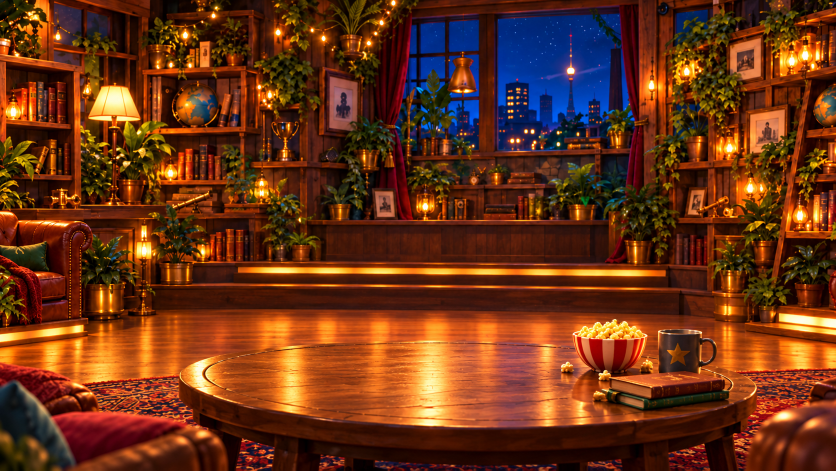
#> input picture static/stormseeds-perfect-clubroom-table-v2.png, 1672 x 941 px (shown at 1/2 size)
$ python render_perfect_group_preview.py ../static/stormseeds-perfect-clubroom-table-v2.png
#> lines starting #> are read from the running program, lines starting #| are printed output that depends on the picture
"""Render a reproducible four-player preview from the current Perfect assets."""

from __future__ import annotations

from pathlib import Path
import sys
from textwrap import wrap

from PIL import Image, ImageDraw, ImageFilter, ImageFont


ROOT = Path(__file__).resolve().parents[1]
OUTPUT = ROOT / "offline-preview/perfect-next-question-v1/perfect-group-4-avatars.png"
PROPOSAL_OUTPUT = ROOT / "offline-preview/perfect-next-question-v1/perfect-group-4-avatars-proposal-v2.png"
WIDTH, HEIGHT, TOPBAR = 1920, 1080, 72


def font(size: int, bold: bool = False, serif: bool = False) -> ImageFont.FreeTypeFont:
    family = "dejavu/DejaVuSerif-Bold.ttf" if serif else (
        "dejavu/DejaVuSans-Bold.ttf" if bold else "dejavu/DejaVuSans.ttf"
    )
    return ImageFont.truetype(f"/usr/share/fonts/truetype/{family}", size)


def cover(image: Image.Image, size: tuple[int, int]) -> Image.Image:
    scale = max(size[0] / image.width, size[1] / image.height)
    resized = image.resize(
        (round(image.width * scale), round(image.height * scale)),
        Image.Resampling.LANCZOS,
    )
    left = (resized.width - size[0]) // 2
    top = (resized.height - size[1]) // 2
    return resized.crop((left, top, left + size[0], top + size[1]))


# [6 lines left out: function contain, not called in this run]


def centered(draw: ImageDraw.ImageDraw, box: tuple[int, int, int, int], text: str, used_font, fill):
    left, top, right, bottom = box
    bounds = draw.textbbox((0, 0), text, font=used_font)
    x = left + (right - left - (bounds[2] - bounds[0])) / 2
    y = top + (bottom - top - (bounds[3] - bounds[1])) / 2 - bounds[1]
    draw.text((x, y), text, font=used_font, fill=fill)


def rounded_gradient(size, top, bottom, radius):
    image = Image.new("RGBA", size)
    pixels = image.load()
    for y in range(size[1]):
        ratio = y / max(1, size[1] - 1)
        color = tuple(round(top[i] * (1 - ratio) + bottom[i] * ratio) for i in range(4))
        for x in range(size[0]):
            pixels[x, y] = color
    mask = Image.new("L", size)
    ImageDraw.Draw(mask).rounded_rectangle((0, 0, size[0] - 1, size[1] - 1), radius=radius, fill=255)
    image.putalpha(mask)
    return image


def draw_player(canvas, x, y, name, score, avatar_asset, plaque_asset, status, host=False, you=False):
    width, height = 290, 270
    glow = Image.new("RGBA", (width, 70))
    glow_draw = ImageDraw.Draw(glow)
    glow_draw.ellipse((20, 16, width - 20, 58), fill=(255, 181, 67, 92))
    glow = glow.filter(ImageFilter.GaussianBlur(10))
    canvas.alpha_composite(glow, (x, y + height - 62))

    avatar = Image.open(ROOT / "static/avatars" / avatar_asset).convert("RGBA")
    avatar = contain(avatar, (220, 212))
    shadow = Image.new("RGBA", avatar.size)
    shadow.putalpha(avatar.getchannel("A").filter(ImageFilter.GaussianBlur(5)))
    canvas.alpha_composite(shadow, (x + 35 + 4, y + 4))
    canvas.alpha_composite(avatar, (x + 35, y))

    plaque = Image.open(ROOT / "static/plaques" / plaque_asset).convert("RGBA")
    plaque = plaque.resize((width, 78), Image.Resampling.LANCZOS)
    plaque_shadow = Image.new("RGBA", plaque.size, (20, 4, 2, 0))
    plaque_shadow.putalpha(plaque.getchannel("A").filter(ImageFilter.GaussianBlur(5)))
    canvas.alpha_composite(plaque_shadow, (x, y + height - 72))
    canvas.alpha_composite(plaque, (x, y + height - 78))
    draw = ImageDraw.Draw(canvas)
    if you:
        draw.rounded_rectangle((x + 3, y + height - 75, x + width - 3, y + height - 3), 18, outline=(255, 219, 100), width=3)
    centered(draw, (x + 30, y + height - 69, x + width - 30, y + height - 40), name, font(20, True, True), (255, 247, 220))
    centered(draw, (x + 30, y + height - 42, x + width - 30, y + height - 16), f"{score} Punkte", font(14, True), (255, 216, 115))

    pill_text = "HOST" if host else status.upper()
    pill_font = font(10, True)
    bounds = draw.textbbox((0, 0), pill_text, font=pill_font)
    pill_width = max(72, bounds[2] - bounds[0] + 22)
    pill_box = (x + width - pill_width - 14, y + height - 105, x + width - 14, y + height - 72)
    fill = (83, 38, 18, 246) if host else (27, 18, 15, 241)
    outline = (216, 163, 64) if host else (142, 117, 90)
    draw.rounded_rectangle(pill_box, 17, fill=fill, outline=outline, width=2)
    centered(draw, pill_box, pill_text, pill_font, (255, 240, 187) if host else (238, 226, 207))


def main() -> None:
    proposal = "--proposal" in sys.argv
    canvas = Image.new("RGBA", (WIDTH, HEIGHT), (24, 11, 9, 255))
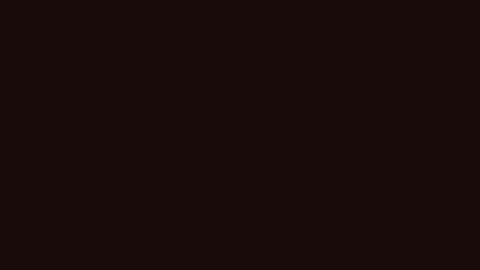
#> canvas: PIL image 1920x1080 RGBA (shown at 1/4 size); mean R, G, B, A 24, 11, 9, 255
    background = Image.open(ROOT / "static/stormseeds-perfect-clubroom-table-v2.png").convert("RGBA")
    canvas.alpha_composite(cover(background, (WIDTH, HEIGHT - TOPBAR)), (0, TOPBAR))
#> in cover, `return resized.crop((left, top, left + size[0], top + size[1]))`:
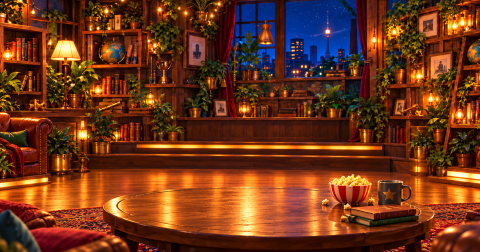
#> returned value: PIL image 1920x1008 RGBA (shown at 1/4 size); mean R, G, B, A 109.4, 53, 23.6, 255
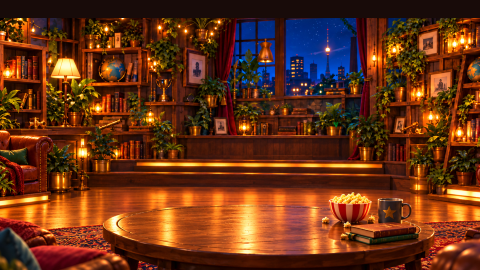
#> canvas: PIL image 1920x1080 RGBA (shown at 1/4 size); mean R, G, B, A 103.7, 50.2, 22.7, 255
    shade = Image.new("RGBA", (WIDTH, HEIGHT - TOPBAR))
#> shade: PIL image 1920x1008 RGBA; every value is 0
    shade_draw = ImageDraw.Draw(shade)
    for y in range(HEIGHT - TOPBAR):
        alpha = round(12 + 38 * y / (HEIGHT - TOPBAR))
        shade_draw.line((0, y, WIDTH, y), fill=(29, 9, 4, alpha))
    canvas.alpha_composite(shade, (0, TOPBAR))
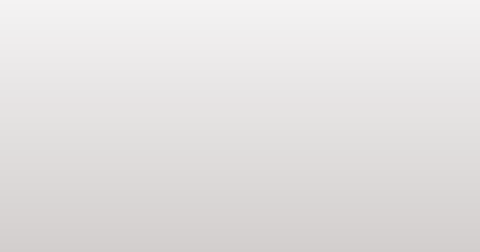
#> shade: PIL image 1920x1008 RGBA (shown at 1/4 size); mean R, G, B, A 29, 9, 4, 31; transparent parts drawn white

    topbar = rounded_gradient((WIDTH, TOPBAR), (56, 27, 21, 255), (33, 16, 13, 255), 0)
#> in rounded_gradient, `image.putalpha(mask)`:
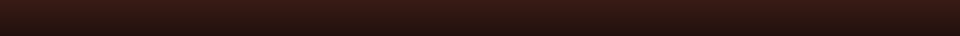
#> image: PIL image 1920x72 RGBA (shown at 1/4 size); mean R, G, B, A 44.5, 21.5, 17, 255
    canvas.alpha_composite(topbar, (0, 0))
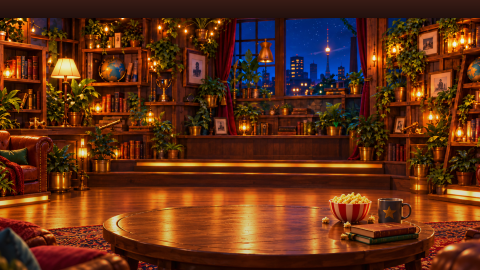
#> canvas: PIL image 1920x1080 RGBA (shown at 1/4 size); mean R, G, B, A 95, 45.7, 21, 255
    draw = ImageDraw.Draw(canvas)
    draw.line((0, TOPBAR - 2, WIDTH, TOPBAR - 2), fill=(185, 108, 41), width=2)
    draw.text((42, 27), "← Lobbys", font=font(13, True), fill=(248, 216, 141))
    centered(draw, (760, 4, 1160, 66), "Stormseed´s  Perfect", font(31, True, True), (255, 211, 63))

    # Current host controls, including the newly requested action.
    controls = [((1342, 12, 1437, 43), "Ⅱ  Pause"), ((1445, 12, 1583, 43), "»  Nächste Frage")]
    for box, label in controls:
        draw.rounded_rectangle(box, 16, fill=(67, 31, 22, 242), outline=(223, 180, 106), width=1)
        centered(draw, box, label, font(11, True), (255, 243, 207))
    draw.text((1610, 11), "Jans Runde · Runde 4", font=font(11), fill=(207, 174, 140))
    draw.text((1691, 33), "Ziel: 1.500 Punkte", font=font(13, True), fill=(255, 218, 115))

    player_positions = (
        ((78, 130), (1552, 130), (190, 742), (1440, 742))
        if proposal else
        ((48, 132), (1582, 132), (77, 455), (1553, 455))
    )
    player_data = [
        ("Jan", "300", "stage/a01-kea.webp", "p01.webp", "Denkt nach", True, True),
        ("Mira", "500", "stage/a06-oktopus.webp", "p06.webp", "Denkt nach", False, False),
        ("Tom", "200", "stage/a14-somnus-cutout-v2.png", "p09.webp", "Denkt nach", False, False),
        ("Lea", "400", "stage/a17-luno-cutout-v2.png", "p12.webp", "Denkt nach", False, False),
    ]
    players = [(*position, *data) for position, data in zip(player_positions, player_data)]
    for player in players:
        draw_player(canvas, *player)
#> in draw_player, `glow = glow.filter(ImageFilter.GaussianBlur(10))`:
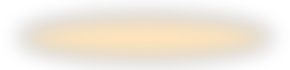
#> glow: PIL image 290x70 RGBA; mean R, G, B, A 105.9, 75.1, 27.8, 38.2; transparent parts drawn white

    card_x, card_y, card_w, card_h = 530, 119, 860, 592
    shadow = Image.new("RGBA", (card_w + 70, card_h + 70))
    ImageDraw.Draw(shadow).rounded_rectangle((35, 30, card_w + 35, card_h + 30), 30, fill=(10, 2, 1, 190))
    shadow = shadow.filter(ImageFilter.GaussianBlur(22))
    canvas.alpha_composite(shadow, (card_x - 35, card_y - 20))
    draw = ImageDraw.Draw(canvas)
    draw.rounded_rectangle((card_x - 9, card_y - 9, card_x + card_w + 9, card_y + card_h + 9), 31, fill=(50, 19, 8), outline=(224, 174, 89), width=3)
    draw.rounded_rectangle((card_x, card_y, card_x + card_w, card_y + card_h), 23, fill=(247, 229, 181), outline=(169, 103, 41), width=8)
    draw.rounded_rectangle((card_x + 35, card_y + 30, card_x + 165, card_y + 62), 16, fill=(148, 39, 24))
    centered(draw, (card_x + 35, card_y + 30, card_x + 165, card_y + 62), "KURIOSITÄT", font(11, True), (255, 241, 186))
    draw.rounded_rectangle((card_x + card_w - 112, card_y + 29, card_x + card_w - 35, card_y + 65), 18, fill=(255, 243, 202), outline=(179, 104, 37), width=2)
    centered(draw, (card_x + card_w - 112, card_y + 29, card_x + card_w - 35, card_y + 65), "2:41", font(16, True), (122, 36, 21))

    question = "Wie maßregeln manche Oktopusse ihre Fischpartner bei einer gemeinsamen Jagd?"
    lines = wrap(question, width=43)
    y = card_y + 98
    for line in lines:
        centered(draw, (card_x + 50, y, card_x + card_w - 50, y + 48), line, font(35, True, True), (56, 25, 15))
        y += 46
    instruction = "Erfinde eine kurze, glaubwürdige Auflösung. Die echte Antwort wird später unauffällig untergemischt."
    centered(draw, (card_x + 80, y + 10, card_x + card_w - 80, y + 45), instruction, font(14), (105, 67, 49))
    draw.text((card_x + 94, y + 76), "DEINE ANTWORT", font=font(11, True), fill=(118, 68, 42))
    input_box = (card_x + 92, y + 100, card_x + card_w - 92, y + 238)
    draw.rounded_rectangle(input_box, 12, fill=(255, 248, 223), outline=(184, 121, 57), width=2)
    draw.text((input_box[0] + 16, input_box[1] + 15), "Klingt das glaubwürdig genug?", font=font(16), fill=(153, 125, 100))
    draw.text((input_box[0], input_box[3] + 18), "0 / 220", font=font(12), fill=(118, 82, 59))
    button = (card_x + card_w - 300, input_box[3] + 8, card_x + card_w - 92, input_box[3] + 53)
    draw.rounded_rectangle(button, 11, fill=(123, 43, 26), outline=(247, 189, 77), width=2)
    centered(draw, button, "Antwort abgeben", font(14, True), (255, 240, 193))

    output = PROPOSAL_OUTPUT if proposal else OUTPUT
    output.parent.mkdir(parents=True, exist_ok=True)
    canvas.convert("RGB").save(output, quality=94)
    print(output)


if __name__ == "__main__":
#> (the run stopped early here; a loop or call above may not have finished)

$ run again, with static/blackjack-room-wide-v1.png copied over static/stormseeds-perfect-clubroom-table-v2.png
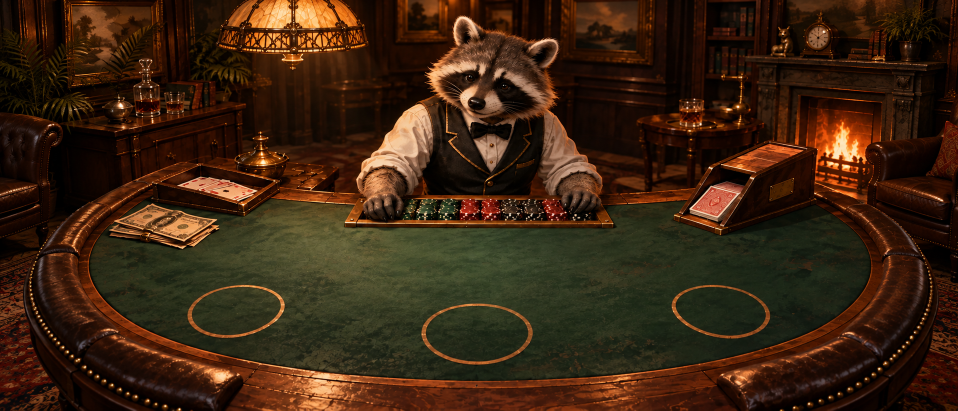
#> input picture static/blackjack-room-wide-v1.png, 1916 x 821 px (shown at 1/2 size)
#> in cover, `return resized.crop((left, top, left + size[0], top + size[1]))`:
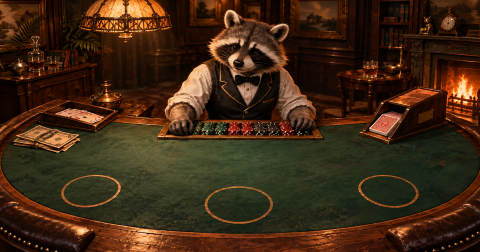
#> returned value: PIL image 1920x1008 RGBA (shown at 1/4 size); mean R, G, B, A 63.5, 40.5, 20.1, 255
#> in main, `canvas.alpha_composite(topbar, (0, 0))`:
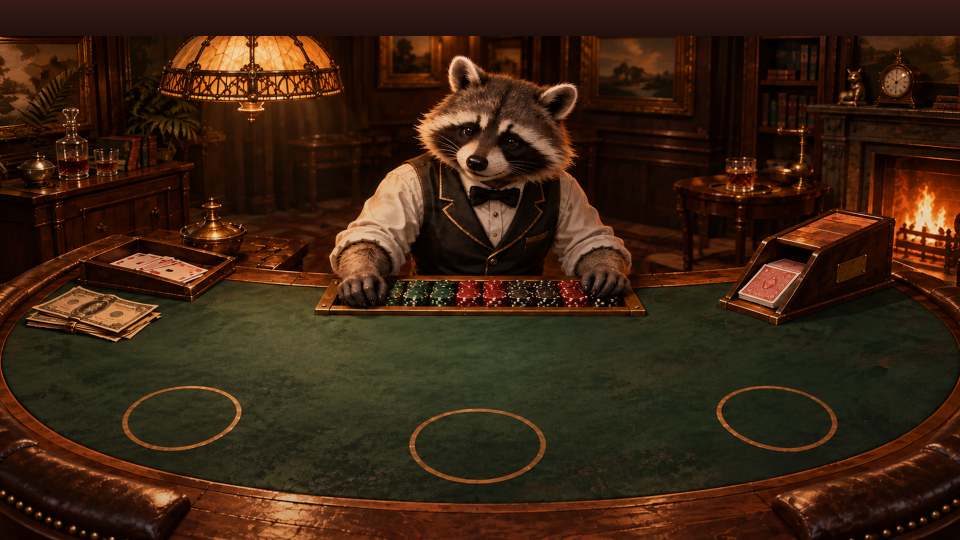
#> canvas: PIL image 1920x1080 RGBA (shown at 1/2 size); mean R, G, B, A 58.3, 35.4, 17.8, 255

$ run again, with static/blackjack-room-wide-v2.png copied over static/stormseeds-perfect-clubroom-table-v2.png
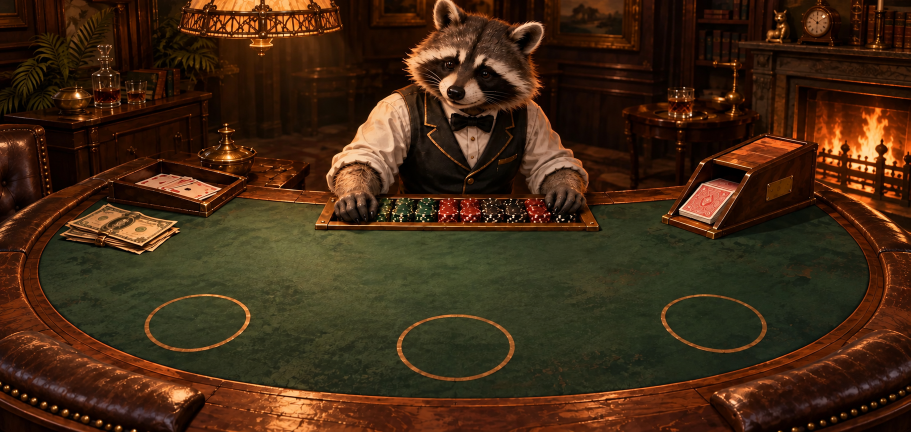
#> input picture static/blackjack-room-wide-v2.png, 1821 x 864 px (shown at 1/2 size)
#> in cover, `return resized.crop((left, top, left + size[0], top + size[1]))`:
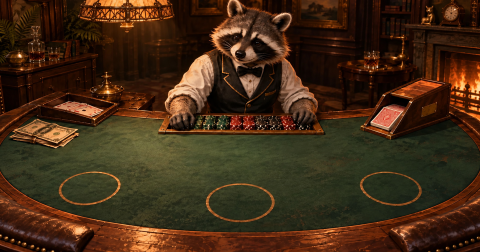
#> returned value: PIL image 1920x1008 RGBA (shown at 1/4 size); mean R, G, B, A 66, 43, 22, 255
#> in main, `canvas.alpha_composite(topbar, (0, 0))`:
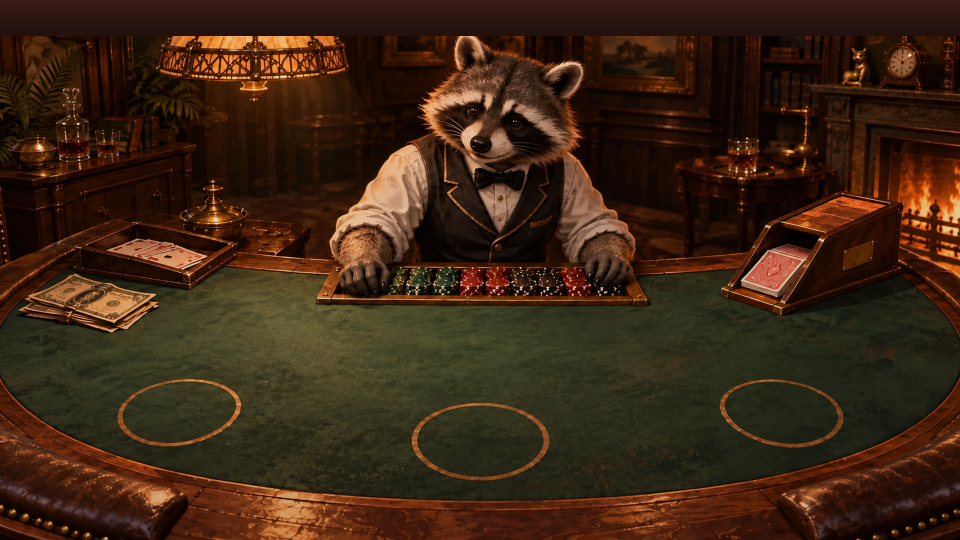
#> canvas: PIL image 1920x1080 RGBA (shown at 1/2 size); mean R, G, B, A 60.2, 37.4, 19.4, 255
